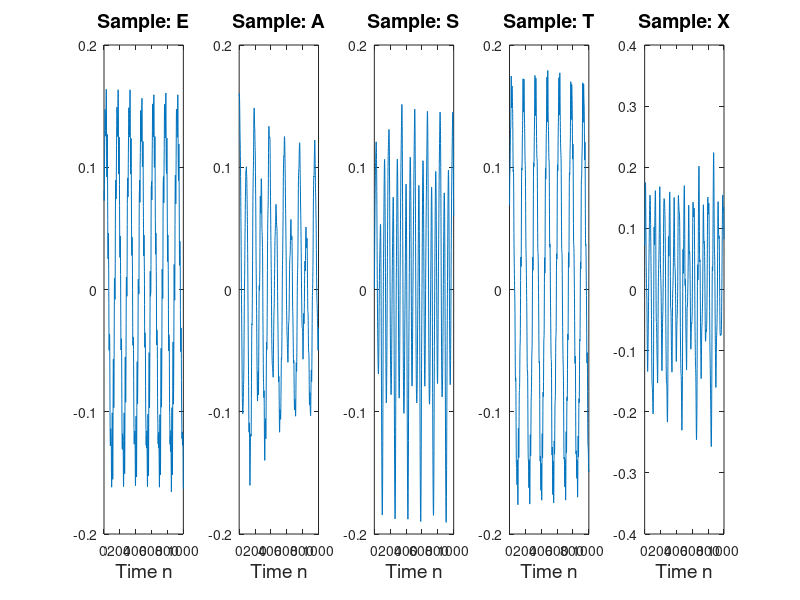

The MATLAB source for this figure: (Note: this script raises an error after producing the figure.)
%% 4.5.1 Speech recognition
clear all;
%%
load E.mat
load A.mat
load S.mat
load T.mat
load X.mat

Fs = 44100; % sampling frequency
N = 1000; % number of samples
letters = [{E},{A},{S},{T},{X}];
nam = ['E','A','S','T','X'];
order = [1 2 5 10 15];
t = 0.01:1:25;
mse = zeros(length(order),length(t));

figure(1)
for i = 1:length(letters)
    subplot(1,5,i)
    plot(letters{:,i});
    title(['Sample: ', num2str(nam(i))],'FontSize',14)
    xlabel('Time n','FontSize', 14)
end

figure(2)
count = 1;
% for i = 1:5 
%         error = zeros(N,1);
%         letter = letters{:,i};
%         for j = 1:length(order) 
%            for k = 1:length(t)
%               [y, error, w] = lms_pred(letter,t(k),order(j));
%               mse(j,k)= mean(error.^2);
%            end
%         end
%        subplot(1,5,i)
%        for z = 1:5
%         hold on
%         plot(t,mse(z,:))
%        end
%        ylim([0 MSE(1,1)])
%        title(['MSE, sample: ', num2str(nam(i))],'FontSize', 14)
% end
for i = 1:5
    letter = letters{:,i};
   
    for j = 1:length(order)
        ord = order(j);
       for k = 1:length(t)
           mu = t(k);
          [let_est, error, weights] = lms1(letter,mu,ord);
          MSE(j,k)= mean(error.^2);
          
       end
    end
    
    subplot(2,5,count);  
    count = count + 1;
    for c = 1:5
        hold on;
        plot(t,MSE(c,:));
        
        %
    end
    xlabel("Step size",'FontSize',12)
    ylabel("MSE",'FontSize',12)
    ylim([0 MSE(1,1)])
    title(["LMS: "+nam(i)],'FontSize',9)
    xlim([0 25])
    
end


for i = 1:5
    letter = letters{:,i};
    
    for j = 1:length(order)
        ord = order(j);
       for k = 1:length(t)
           mu = t(k);
          [let_est_GS, error_GS, weights_GS,] = lms_predGS(letter,mu,ord);
          MSE_gs(j,k)= mean(error_GS.^2);
       end
    end
    
    subplot(2,5,count);  
    count = count + 1;
    for c = 1:5
        hold on;
        plot(t,MSE_gs(c,:));
        
    end
    xlabel("Step size",'FontSize',12)
    ylabel("MSE",'FontSize',12)
    ylim([0 MSE_gs(1,1)])
    title(["GS LMS: "+nam(i)],'FontSize',9)
    xlim([0 25])
   

end
legend('p=1', 'p=2', 'p=5', 'p=10', 'p=15')
%% 4.5.2. Optimal filter length
figure(4)
optimum_mu = [5 5 4 3 3];
for i = 1:5
    letter = letters{:,i};
    for p = 1:20
        [y, error, w] = lms1(letter,optimum_mu(i),p);
        [rc,err] = aryule(y,p);
        
        PCA(p) = -rc(p+1);
        MDL(p) = log(err) + (((p*log(N)))/N);
        AIC(p) = log(err) + 2*p/N;
        AICc(p) = AIC(p) + (2*p*(p+1))/(N-p-1);
    end
    
    subplot(2,5,i)
    stem(PCA,'HandleVisibility','off','LineWidth',1)
    hold on
    yline(0.062,'r--')
    hold on
    yline(-0.062,'r--')
    title(['PAC for ', num2str(nam(i))],'FontSize',14)
    xlabel('Order','FontSize',14)
    legend('Threshold','FontSize',10)
    
    subplot(2,5,i+5)
    plot(MDL,'LineWidth',1)
    hold on
    plot(AIC,'LineWidth',1)
    hold on
    plot(AICc,'LineWidth',1)
    hold off
    title(['MDL, AIC, AICc for ', num2str(nam(i))],'FontSize',14)
    xlabel('Order','FontSize',14)
    
end
legend('MDL','AIC','AICc','FontSize',10)



%% 4.5.3. prediction gain

% resample the variables
E_resampled = resample( E, 16000,44100);
A_resampled = resample( A, 16000,44100);
S_resampled = resample( S, 16000,44100);
T_resampled = resample( T, 16000,44100);
X_resampled = resample( X, 16000,44100);

letters_resampled = [{E_resampled},{A_resampled},{S_resampled},{T_resampled},{X_resampled}];
newFs = 16000;
figure(5)
for j = 1:5
    
    letter = letters{:,j};
    letter_resampled = letters_resampled{:,j};
    
    for i = 1:20
        [y, error, w] = lms1(letter, optimum_mu(j), i);
        
        [y_resampled, error_resampled, w_resampled] = lms1(letter_resampled, optimum_mu(j), i);
        pred_gain(j,i) = 10*log10(var(letter)/var(error));
        pred_gain_resampled(j,i) = 10*log10(var(letter_resampled)/var(error_resampled));
    end
    
    figure(7);
    subplot(1,2,1);
    semilogy(1:20, pred_gain(j,:), 'LineWidth',1);
    hold on
    ylabel('dB','FontSize',15);
    xlabel('Order','FontSize',15)
    title('Predicion gain: 44.1kHz','FontSize',15)
    legend('E','A','S','T','X','FontSize',9)
    
    subplot(1,2,2);
    semilogy(1:20, pred_gain_resampled(j,:), 'LineWidth',1);
    hold on 
    ylabel('dB','FontSize',15);
    xlabel('Order','FontSize',15)
    title('Prediction gain: 16kHz','FontSize',15)
    
end


%% FFT plots
figure(6)
freq = Fs*(0:(N/2))/N;
Nnew = 363;
newfreq = newFs*(0:(Nnew/2))/Nnew;
for i = 1:5
    letter_resampled = letters_resampled{:,i};
    letter = letters{:,i};
    
    fftLetter = fft(letter);
    fftLetter  = abs(fftLetter ./N);
    fftLetter  = fftLetter (1:N./2+1);
    fftLetter (2:end-1) = 2*fftLetter (2:end-1);
    
    
    fftLetter_resampled = fft(letter_resampled);
    fftLetter_resampled  = abs(fftLetter_resampled ./Nnew);
    fftLetter_resampled = fftLetter_resampled (1:Nnew./2+1);
    fftLetter_resampled (2:end-1) = 2*fftLetter_resampled (2:end-1);
    
    subplot(1,2,1)
    plot(freq./1000,fftLetter)
    hold on
    title('FFT of all letters','FontSize',15)
    xlabel('Frequency (kHz)','FontSize',15)
    legend('E','A','S','T','X','FontSize',9)
    zoom on
    
    subplot(1,2,2)
    plot(newfreq./1000,fftLetter_resampled)
    hold on
    
end

figure(8)
for i = 1:length(letters)
    
    subplot(1,5,i)
    plot(letters_resampled{:,i});
    title(['Sample: ', num2str(nam(i))],'FontSize',14)
    xlabel('Time n','FontSize', 14)
end 


%%
function [y, error, w] = lms1(letter,t,order)
    N = length(letter);
    error = zeros(N,1);
    y = zeros(N,1);
    w = zeros(order,N);
    for i = order+1:N
       y(i) = w(:,i)'*letter(i-1:-1:i-order);
       error(i) = letter(i) - y(i);
       w(:,i+1) = w(:,i) + t*error(i)*letter(i-1:-1:i-order);
    end
end

function [y, error, w] = lms_gearShifting(letter,t,order)
   
    N = length(letter);
    error = zeros(N,1);
    y = zeros(N,1);
    w = zeros(order,N);
    t1 = zeros(N+1,1); 
    t1(order) = 3*t;
    
        for i=order+1:N                                    
            y(i) = w(:,i)'*letter(i-1:-1:i-order);   
            error(i) = letter(i) - y(i);                 

            if (error(i)- error(i-1)>0.001)
                t1(i) = 1.01*t1(i-1);
            end
            if (error(i) - error(i-1)<-0.001)
                t1(i) = 0.99*t1(i-1);
            
            else
                t1(i) = t1(i-1);
            end
            w(:,i+1) = w(:,i)+t1(i)*error(i)*letter(i-1:-1:i-order); 

        end
end

